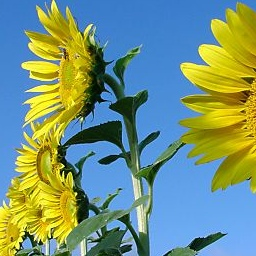
#> input picture Lab1/obraz.bmp, 256 x 256 px
$ jupyter execute 1.ipynb
#> lines starting #> are read from the running program, lines starting #| are printed output that depends on the picture
# Zadanie 1:

[cell 1]
import numpy as np
# from google.colab.patches import cv2_imshow
import cv2

def grayscale_python(im_in, H):
    """
    Applies a linear color transformation to an image, similar to the provided MATLAB code.

    Args:
        im_in (np.ndarray): The input image, expected to be a 3D NumPy array
                             with shape (height, width, channels).
        H (np.ndarray): The transformation matrix. Its shape should be
                        (output_channels, input_channels). For grayscale,
                        output_channels would typically be 1.

    Returns:
        np.ndarray: The transformed image.
    """

    y_res, x_res, input_channels = im_in.shape
    im_out = np.zeros((y_res, x_res, input_channels), dtype=im_in.dtype)

    for i in range(y_res):
        for j in range(x_res):
            x_vector = im_in[i, j, :]
            y_transformed = H @ x_vector
            im_out[i, j, :] = y_transformed

    return im_out

if __name__ == '__main__':
    grayscale_H = np.array([[0.2989, 0.5870, 0.1140]], dtype=np.float32)
    H = np.array([[0.2126, 0.7152, 0.0722], [-0.09991, -0.33609, 0.436], [0.615, -0.55861, -0.05639]])
    image = cv2.imread('obraz.bmp')
#> image is the input picture: shape (256, 256, 3); mean B, G, R 126.7, 147.5, 116.6
    image_float = image.astype(np.float32) / 255.0
    # cv2_imshow(image)
    cv2.imshow('Obraz oryginalny', image)

    grayscale_image = grayscale_python(image_float, grayscale_H)
#> after the loop in grayscale_python, `for i in range(y_res):`:
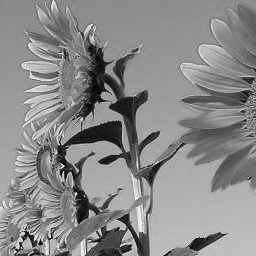
#> im_out: shape (256, 256, 3) float32; min 0.00921, max 0.992, mean 0.54
    # show the image
    print("Obraz w formacie YUV:")
    # cv2_imshow(grayscale_image*255)
    cv2.imshow('Obraz w formacie YUV', grayscale_image)


    grayscale_image_y = grayscale_image[:,:,0]
    grayscale_image_u = grayscale_image[:,:,1]
    grayscale_image_v = grayscale_image[:,:,2]

    #normalizacja kanalow u v
    grayscale_image_u = (grayscale_image_u - np.min(grayscale_image_u)) / (np.max(grayscale_image_u) - np.min(grayscale_image_u))
    grayscale_image_v = (grayscale_image_v - np.min(grayscale_image_v)) / (np.max(grayscale_image_v) - np.min(grayscale_image_v))

    print("Kanał Y:")
    # cv2_imshow(grayscale_image_y*255)
    cv2.imshow('Kanał Y', grayscale_image_y*255)
    print("Kanał U:")
    # cv2_imshow(grayscale_image_u*255)
    cv2.imshow('Kanał U', grayscale_image_u*255)
    print("Kanał V:")
    # cv2_imshow(grayscale_image_v*255)
    cv2.imshow('Kanał V', grayscale_image_v*255)

    print("YUV -> RGB")
    # cv2_imshow(grayscale_python(grayscale_image,np.flip(H))*255)
    cv2.imshow('YUV -> RGB', grayscale_python(grayscale_image,np.flip(H))*255)
#> after the loop in grayscale_python (call 2), `for i in range(y_res):`:
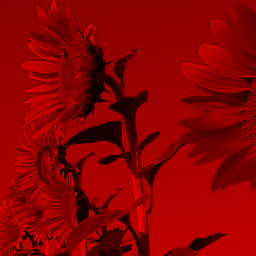
#> im_out: shape (256, 256, 3) float32; mean B, G, R -3.38e-17, 2.19e-19, 0.54; drawn with min black and max white
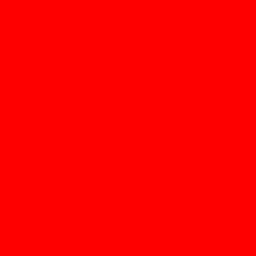
#> window 'YUV -> RGB': shape (256, 256, 3); mean B, G, R 0, 0, 255


    # KONWERSJA RGB -> YCBR
    kr, kg, kb = 0.299, 0.587, 0.114
    H_ycbr = np.array([[kr,kg,kb],[-0.5*kr/(1-kb), -0.5*kg/(1-kb),0.5], [0.5,-0.5*kg/(1-kr), -0.5*kb/(1-kr)]])

    grayscale_image_ycbr = grayscale_python(image_float, H_ycbr)
#> after the loop in grayscale_python (call 3), `for i in range(y_res):`:
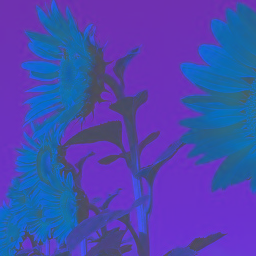
#> im_out: shape (256, 256, 3) float32; mean B, G, R 0.54, -0.0467, -0.0309; drawn with min black and max white
    print("obraz w formacie YCBR:")
    # cv2_imshow(grayscale_image_ycbr*255)
    cv2.imshow('Obraz w formacie YCBR', grayscale_image_ycbr*255)
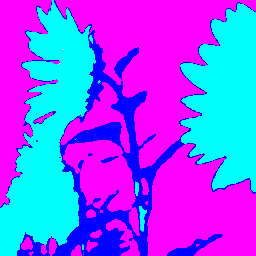
#> window 'Obraz w formacie YCBR': shape (256, 256, 3); mean B, G, R 255, 88.3, 132.3


    print("Kanał ")
